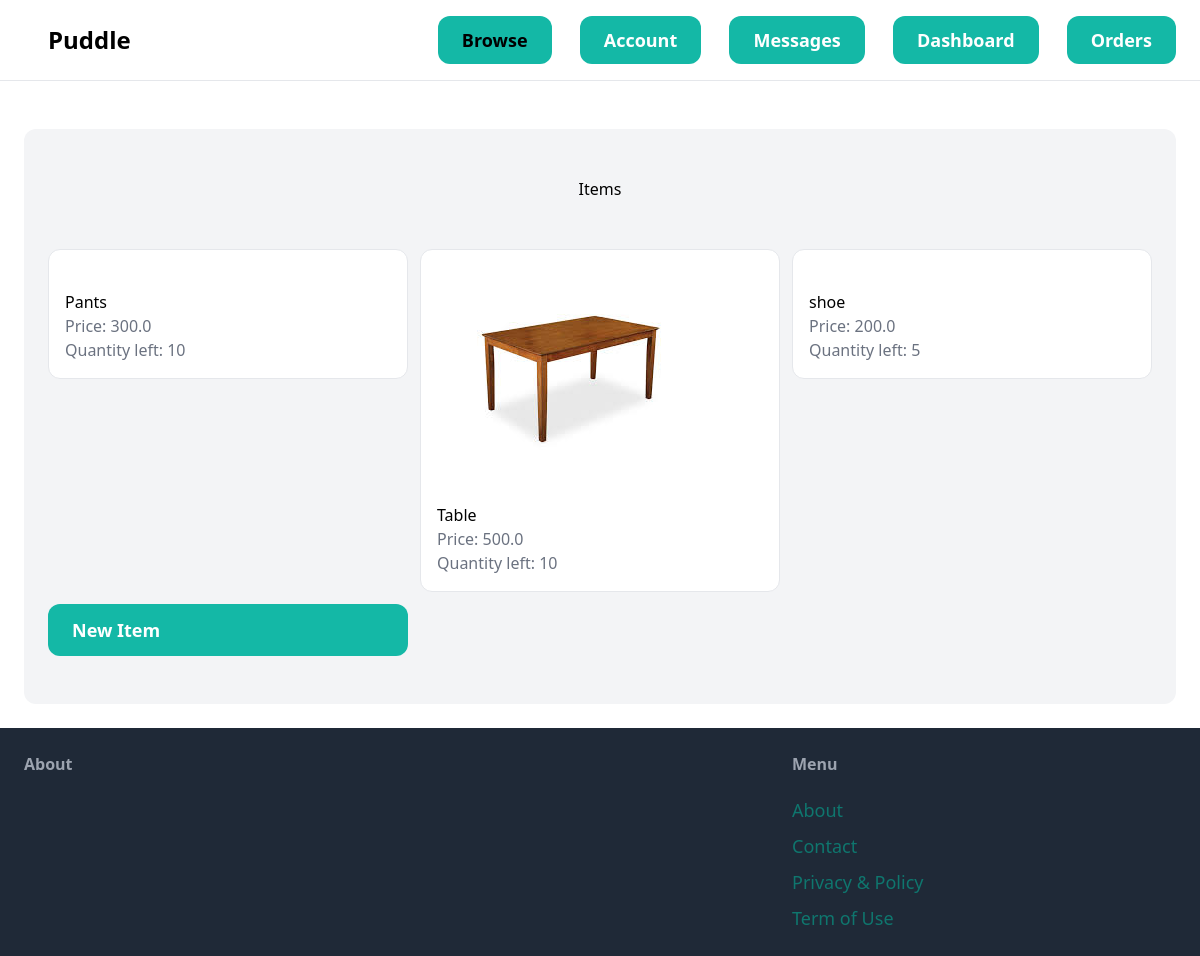
The page /dashboard/ (signed in) on the database its author committed.
### items/models.py (models this page shows, shortened)
class item(models.Model):
    name = models.CharField(max_length=255)
    discription = models.TextField(blank=True, null=True)
    price = models.FloatField()
    is_sold = models.BooleanField(default=False)
    created_at = models.DateTimeField(auto_now_add=True)
    created_by = models.ForeignKey('Users.User', related_name='items', on_delete=models.CASCADE)
    categoty = models.ForeignKey(category, related_name='items', on_delete=models.CASCADE)
    image = models.ImageField(upload_to='item_images/', null=True, blank=True)
    quantity = models.IntegerField()

### dashboard/views.py (the view)
# urls.py: path("", views.index, name='dashboard')
def index(request):
    user = request.user
    items = item.objects.filter(created_by=user)
    return render(request, 'dashboard/dashboard.html', {'items':items})

### templates/dashboard/dashboard.html (shortened to what this page needs)
{% extends 'website/base.html' %}
{% block content %}
<div class="mt-6 px-6 py-12 bg-gray-100 rounded-xl">
    <h1 class="mb-12 text-2l text-center">Items</h1>
    <div class="grid grid-cols-3 gap-3">
        {% for item in items %}
            <div>
                <a href="{% url 'detail' item.id  %}">
                    <div class="p-4 bg-white border hover:bg-teal-100 rounded-xl">
                        {% if item.image %}
                            <figure class="image mb-6">
                                <img src="{{ item.image.url }}">
                            </figure>
                        {% endif %}<br>
                        <h2 class="text-2pl">{{ item.name }}</h2>
                        <p class="text-gray-500">Price: {{ item.price }}</p>
                        <p class="text-gray-500">Quantity left: {{ item.quantity }}</p>
                    </div>
                </a>
            </div>
        {% endfor %}
        <a href="{% url 'new' %}" class=" px-6 py-3 text-lg font-semibold bg-teal-500 text-white rounded-xl hover:text-tail-700">New Item</a>
    </div>
</div>
{% endblock %}

### rows shown on the page
item: name "Pants", price "300.0", quantity "10"
item: image (picture), name "Table", price "500.0", quantity "10"
item: name "shoe", price "200.0", quantity "5"
